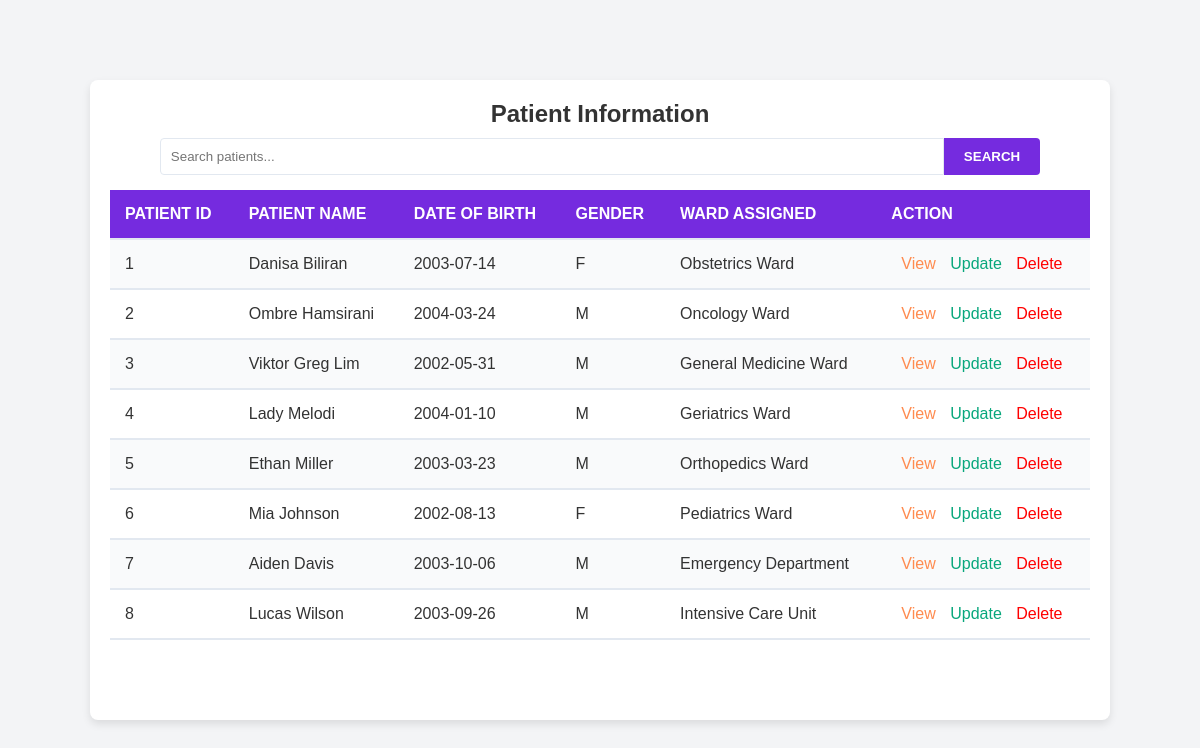
The app's page /patientList.php with its own data.
### tables this page shows
CREATE TABLE `patient` (
  `PatientID` bigint(20) UNSIGNED NOT NULL,
  `PatientName` varchar(100) DEFAULT NULL,
  `DateOfBirth` date NOT NULL,
  `Gender` char(1) DEFAULT NULL CHECK (`Gender` in ('M','F')),
  `WardID` int(11) DEFAULT NULL,
  `Status` enum('discharge','admitted') DEFAULT NULL,
  `Symptoms` text NOT NULL,
  `Allergies` text NOT NULL,
  `Medication` text NOT NULL,
  `MedicalHistory` text NOT NULL,
  `Events` text NOT NULL,
  `DischargeDetails` text NOT NULL
);

CREATE TABLE `ward` (
  `WardID` bigint(20) UNSIGNED NOT NULL,
  `WardName` varchar(100) DEFAULT NULL,
  `Specialty` varchar(200) DEFAULT NULL,
  `FacilityID` int(11) NOT NULL
);

### patientList.php (the view, shortened to what this page needs)
<?php
    include 'conn.php';
    $search = isset($_GET['search']) ? $_GET['search'] : '';
    $sql = "SELECT p.*, w.WardName
        FROM patient p
        JOIN ward w ON p.WardID = w.WardID";
    $result = $conn->query($sql);
?>
<!DOCTYPE html>
<html lang="en">
    <head>
    </head>
    <body>
        <div class="table-container">
            <h2 class="table-title">Patient Information</h2>
            <form method="GET" action="">
                <div class="searchbox">
                    <input type="text" name="search" id="search" placeholder="Search patients..." value="<?php echo htmlspecialchars($search); ?>">
                    <button type="submit">Search</button>
                </div>
            </form>
            <table>
                <tr>
                    <th>Patient ID</th>
                    <th>Patient Name</th>
                    <th>Date of Birth</th>
                    <th>Gender</th>
                    <th>Ward Assigned</th>
                    <th>Action</th>
                </tr>
                <?php
                    if ($result->num_rows > 0) {
                        while ($row = $result->fetch_assoc()) {
                            echo "
                                <tr>
                                    <td>$row[PatientID]</td>
                                    <td>$row[PatientName]</td>
                                    <td>$row[DateOfBirth]</td>
                                    <td>$row[Gender]</td>
                                    <td>$row[WardName]</td>
                                    <td>
                                        <a class='btn view' href='medicalHistory.html'>View</a>
                                        <a class='btn update' href=''>Update</a>
                                        <a class='btn delete' href=''>Delete</a>
                                    </td>
                                </tr>
                            ";
                        }
                    } else {
                        echo "<tr><td colspan='6'>No results found</td></tr>";
                    }
                ?>
            </table>
        </div>
    </body>
</html>

### patientList.php (style rules this page uses)
* { box-sizing: border-box; font-family: Arial, sans-serif; margin: 0; padding: 0; }
body { background-color: #f3f4f6; display: flex; justify-content: center; align-items: center; height: 100vh; }
.table-container { background-color: #ffffff; padding: 20px; border-radius: 8px; box-shadow: 0 4px 8px rgba(0, 0, 0, 0.1); width: 85%; height: 80%; overflow-x: auto; }
.searchbox { display: flex; justify-content: center; margin-bottom: 15px; }
.searchbox input { width: 80%; padding: 10px; border: 1px solid #e2e8f0; border-radius: 4px 0 0 4px; outline: none; }
.searchbox button { padding: 10px 20px; background-color: #752BDF; color: #fff; border: none; cursor: pointer; border-radius: 0 4px 4px 0; text-transform: uppercase; font-weight: bold; }
table { width: 100%; border-collapse: collapse; margin-top: 10px; }
th, td { padding: 15px; text-align: left; border-bottom: 2px solid #e2e8f0; color: #333; font-size: 1em; }
th { background-color: #752BDF; font-weight: bold; color: #fff; text-transform: uppercase; }
tr:nth-child(even) { background-color: #f9fafb; }
.table-title { font-size: 1.5em; color: #333; text-align: center; margin-bottom: 10px; }
.btn { margin-left: 10px; }
.view { color: #FF8B4F; text-decoration: none; }
.update { color: #08A77C; text-decoration: none; }
.delete { color: #FF0000; text-decoration: none; }

### records on screen
patient: PatientID "1", PatientName "Danisa Biliran", DateOfBirth "2003-07-14", Gender "F", WardID.WardName "Obstetrics Ward"
patient: PatientID "2", PatientName "Ombre Hamsirani", DateOfBirth "2004-03-24", Gender "M", WardID.WardName "Oncology Ward"
patient: PatientID "3", PatientName "Viktor Greg Lim", DateOfBirth "2002-05-31", Gender "M", WardID.WardName "General Medicine Ward"
patient: PatientID "4", PatientName "Lady Melodi", DateOfBirth "2004-01-10", Gender "M", WardID.WardName "Geriatrics Ward"
patient: PatientID "5", PatientName "Ethan Miller", DateOfBirth "2003-03-23", Gender "M", WardID.WardName "Orthopedics Ward"
patient: PatientID "6", PatientName "Mia Johnson", DateOfBirth "2002-08-13", Gender "F", WardID.WardName "Pediatrics Ward"
patient: PatientID "7", PatientName "Aiden Davis", DateOfBirth "2003-10-06", Gender "M", WardID.WardName "Emergency Department"
patient: PatientID "8", PatientName "Lucas Wilson", DateOfBirth "2003-09-26", Gender "M", WardID.WardName "Intensive Care Unit"
